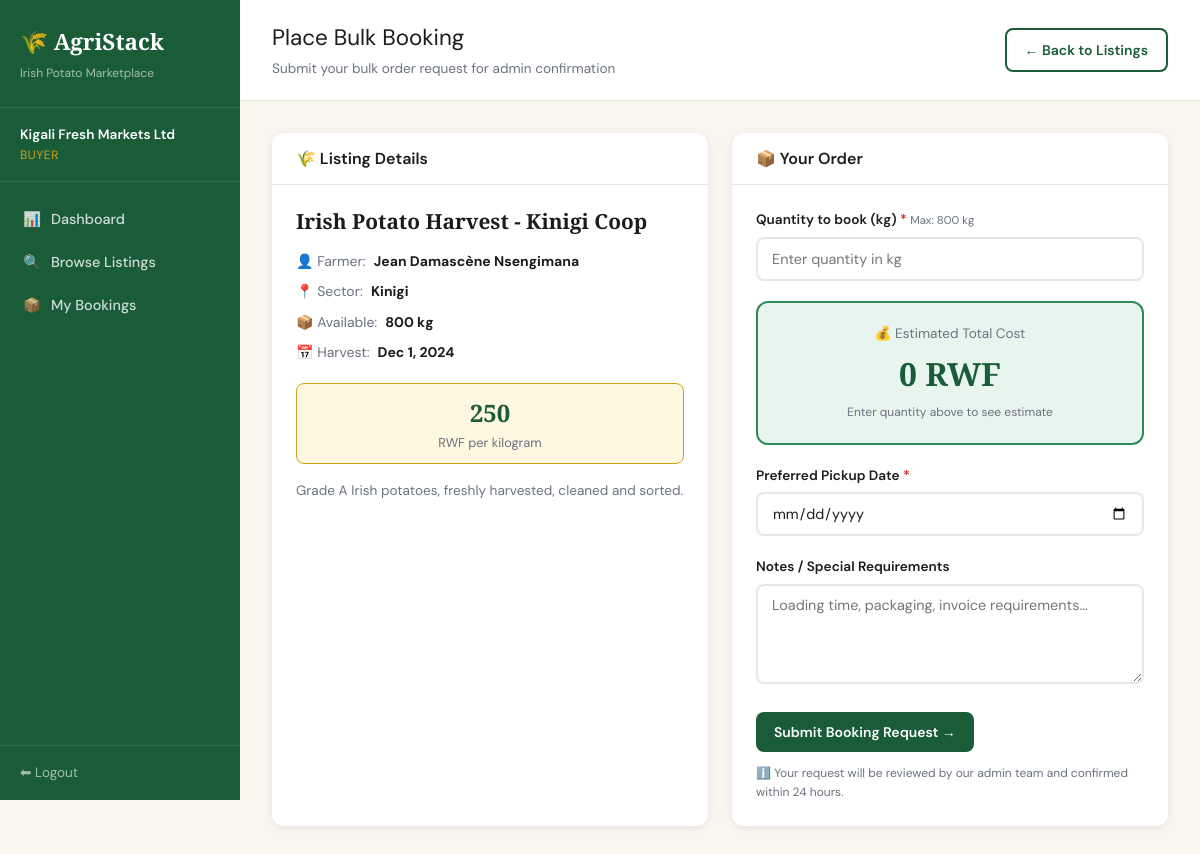
Screenshot of /buyer/book?id=1 (signed in) with the database file from the repository.
### tables this page shows
CREATE TABLE listings (
    id              INT AUTO_INCREMENT PRIMARY KEY,
    farmer_id       INT NOT NULL,
    title           VARCHAR(200) NOT NULL DEFAULT 'Irish Potato Harvest',
    quantity_kg     DECIMAL(10,2) NOT NULL,
    price_per_kg    DECIMAL(10,2) NOT NULL,
    pickup_sector   VARCHAR(100) NOT NULL,
    harvest_date    DATE NOT NULL,
    description     TEXT,
    status          ENUM('pending','approved','rejected') NOT NULL DEFAULT 'pending',
    created_at      DATETIME NOT NULL DEFAULT CURRENT_TIMESTAMP,
    updated_at      DATETIME ON UPDATE CURRENT_TIMESTAMP,
    FOREIGN KEY (farmer_id) REFERENCES users(id) ON DELETE CASCADE
);

CREATE TABLE users (
    id          INT AUTO_INCREMENT PRIMARY KEY,
    name        VARCHAR(150) NOT NULL,
    email       VARCHAR(150) NOT NULL UNIQUE,
    password    VARCHAR(255) NOT NULL,
    phone       VARCHAR(20),
    role        ENUM('farmer','buyer','admin') NOT NULL DEFAULT 'farmer',
    sector      VARCHAR(100),
    is_active   TINYINT(1) NOT NULL DEFAULT 1,
    created_at  DATETIME NOT NULL DEFAULT CURRENT_TIMESTAMP
);

### app/controllers/BuyerController.php (called while the page is built, shortened)
<?php
require_once __DIR__ . '/../models/ListingModel.php';
class BuyerController {
    private ListingModel $listingModel;
    public function __construct() {
        $this->listingModel = new ListingModel();
    }
    public function bookForm(): void {
        $listingId = (int)($_GET['id'] ?? 0);
        $listing   = $this->listingModel->getById($listingId);
        require_once __DIR__ . '/../views/buyer/book.php';
    }
}

### index.php (called while the page is built, shortened)
<?php
require_once __DIR__ . '/app/core/Database.php';
require_once __DIR__ . '/app/core/helpers.php';
$requestUri  = $_SERVER['REQUEST_URI'];
$scriptName  = dirname($_SERVER['SCRIPT_NAME']);
$path        = str_replace($scriptName, '', $requestUri);
$path        = strtok($path, '?');
$path        = rtrim($path, '/') ?: '/';
$routes = [
    'GET' => [
        '/'                        => ['AuthController',    'index'],
        '/login'                   => ['AuthController',    'loginForm'],
        '/register'                => ['AuthController',    'registerForm'],
        '/logout'                  => ['AuthController',    'logout'],
        '/farmer/dashboard'        => ['FarmerController',  'dashboard'],
        '/farmer/listings'         => ['FarmerController',  'listings'],
        '/farmer/listings/create'  => ['FarmerController',  'createForm'],
        '/farmer/listings/edit'    => ['FarmerController',  'editForm'],
        '/farmer/listings/delete'  => ['FarmerController',  'delete'],
        '/farmer/bookings'         => ['FarmerController',  'bookings'],
        '/buyer/dashboard'         => ['BuyerController',   'dashboard'],
        '/buyer/listings'          => ['BuyerController',   'listings'],
        '/buyer/book'              => ['BuyerController',   'bookForm'],
        '/buyer/bookings'          => ['BuyerController',   'bookings'],
        '/admin/dashboard'         => ['AdminController',   'dashboard'],
        '/admin/listings'          => ['AdminController',   'listings'],
        '/admin/listings/approve'  => ['AdminController',   'approveListing'],
        '/admin/listings/reject'   => ['AdminController',   'rejectListing'],
        '/admin/bookings'          => ['AdminController',   'bookings'],
        '/admin/bookings/advance'  => ['AdminController',   'advanceBooking'],
        '/admin/users'             => ['AdminController',   'users'],
        '/admin/users/toggle'      => ['AdminController',   'toggleUser'],
        '/admin/audit-log'         => ['AdminController',   'auditLog'],
    ],
    'POST' => [
        '/login'                   => ['AuthController',    'login'],
        '/register'                => ['AuthController',    'register'],
        '/farmer/listings/create'  => ['FarmerController',  'create'],
        '/farmer/listings/edit'    => ['FarmerController',  'edit'],
        '/buyer/book'              => ['BuyerController',   'book'],
    ],
];
$method = $_SERVER['REQUEST_METHOD'];
$route  = $routes[$method][$path] ?? null;
[$controllerName, $action] = $route;
$controller = new $controllerName();
$controller->$action();

### app/core/Database.php (called while the page is built, shortened)
<?php
class Database {
    private static $instance = null;
    private $conn;
    private function __construct() {
        $this->conn = new mysqli(DB_HOST, DB_USER, DB_PASS, DB_NAME, DB_PORT);
        $this->conn->set_charset("utf8mb4");
    }
    public static function getInstance(): Database {
        if (self::$instance === null) {
            self::$instance = new Database();
        }
        return self::$instance;
    }
    public function query(string $sql, string $types = '', array $params = []): mysqli_result|bool {
        $stmt = $this->conn->prepare($sql);
        if ($types && $params) {
            $stmt->bind_param($types, ...$params);
        }
        $stmt->execute();
        $result = $stmt->get_result();
        return $result !== false ? $result : true;
    }
    public function fetchOne(string $sql, string $types = '', array $params = []): ?array {
        $result = $this->query($sql, $types, $params);
        if ($result instanceof mysqli_result) {
            $row = $result->fetch_assoc();
            return $row ?: null;
        }
        return null;
    }
}

### app/models/ListingModel.php (called while the page is built, shortened)
<?php
class ListingModel {
    private Database $db;
    public function __construct() {
        $this->db = Database::getInstance();
    }
    public function getById(int $id): ?array {
        return $this->db->fetchOne(
            "SELECT l.*, u.name as farmer_name, u.phone as farmer_phone, u.sector as farmer_sector
             FROM listings l JOIN users u ON l.farmer_id = u.id
             WHERE l.id = ?",
            'i', [$id]
        );
    }
}

### app/core/helpers.php (called while the page is built, shortened)
<?php
function e(mixed $val): string {
    return htmlspecialchars((string)$val, ENT_QUOTES, 'UTF-8');
}

### app/views/buyer/book.php (the view, shortened to what this page needs)
<?php $pageTitle = 'Book Listing'; require_once __DIR__ . '/../partials/header.php'; ?>
<div class="page-header">
  <div>
    <div class="page-title">Place Bulk Booking</div>
    <div class="page-subtitle">Submit your bulk order request for admin confirmation</div>
  </div>
  <a href="<?= BASE_URL ?>/buyer/listings" class="btn btn-outline">← Back to Listings</a>
</div>
<div class="page-body">
  <div style="display:grid;grid-template-columns:1fr 1fr;gap:24px;max-width:900px" class="booking-grid">
    <div class="card">
      <div class="card-header"><h3>🌾 Listing Details</h3></div>
      <div class="card-body">
        <h2 style="font-size:1.3rem;margin-bottom:16px"><?= e($listing['title']) ?></h2>
        <div class="listing-meta">
          <div class="listing-meta-item">👤 Farmer: <strong><?= e($listing['farmer_name']) ?></strong></div>
          <div class="listing-meta-item">📍 Sector: <strong><?= e($listing['pickup_sector']) ?></strong></div>
          <div class="listing-meta-item">📦 Available: <strong><?= number_format($listing['quantity_kg']) ?> kg</strong></div>
          <div class="listing-meta-item">📅 Harvest: <strong><?= date('M j, Y', strtotime($listing['harvest_date'])) ?></strong></div>
        </div>
        <div class="listing-price" style="margin-top:20px">
          <div class="price-value"><?= number_format($listing['price_per_kg']) ?></div>
          <div class="price-unit">RWF per kilogram</div>
        </div>
        <?php if ($listing['description']): ?>
        <p style="margin-top:16px;font-size:0.85rem"><?= e($listing['description']) ?></p>
        <?php endif; ?>
      </div>
    </div>
    <div class="card">
      <div class="card-header"><h3>📦 Your Order</h3></div>
      <div class="card-body">
        <form method="POST" action="<?= BASE_URL ?>/buyer/book">
          <div class="form-group">
            <label class="form-label" for="quantity_kg">
              Quantity to book (kg) <span class="req">*</span>
              <small style="font-weight:400;color:var(--text-muted)">Max: <?= number_format($listing['quantity_kg']) ?> kg</small>
            </label>
            <input class="form-control" type="number" id="quantity_kg" name="quantity_kg"
                   min="1" max="<?= $listing['quantity_kg'] ?>" step="0.01" required
                   placeholder="Enter quantity in kg">
          </div>
          <div class="price-estimator">
            <div class="est-label">💰 Estimated Total Cost</div>
            <div class="est-value" id="est-total">0 RWF</div>
            <div style="font-size:0.75rem;color:var(--text-muted);margin-top:4px">
              <span id="est-calc">Enter quantity above to see estimate</span>
            </div>
          </div>
          <div class="form-group">
            <label class="form-label" for="preferred_date">Preferred Pickup Date <span class="req">*</span></label>
            <input class="form-control" type="date" id="preferred_date" name="preferred_date" required
                   min="<?= date('Y-m-d') ?>">
          </div>
          <div class="form-group">
            <label class="form-label" for="notes">Notes / Special Requirements</label>
            <textarea class="form-control" id="notes" name="notes" placeholder="Loading time, packaging, invoice requirements..."></textarea>
          </div>
          <div class="form-actions">
            <button type="submit" class="btn btn-primary">Submit Booking Request →</button>
          </div>
          <p style="font-size:0.75rem;color:var(--text-muted);margin-top:12px">
            ℹ️ Your request will be reviewed by our admin team and confirmed within 24 hours.
          </p>
        </form>
      </div>
    </div>
  </div>
</div>
<?php require_once __DIR__ . '/../partials/footer.php'; ?>

### public/css/style.css (style rules this page uses)
:root { --green-dark: #1A5C38; --green-mid: #2E8B57; --green-light:#E8F5EE; --gold: #D4A017; --gold-light: #FFF8E1; --cream: #F9F5EF; --white: #FFFFFF; --text-dark: #1C1C1C; --text-muted: #6B7280; --red: #DC2626; --amber: #F59E0B; --blue: #2563EB; --border: #E5E7EB; --shadow: 0 2px 8px rgba(0,0,0,0.08); --shadow-md: 0 4px 16px rgba(0,0,0,0.12); --radius: 12px; --radius-sm: 8px; }
*, *::before, *::after { box-sizing: border-box; margin: 0; padding: 0; }
html { font-size: 16px; scroll-behavior: smooth; }
body { font-family: 'DM Sans', sans-serif; background: var(--cream); color: var(--text-dark); line-height: 1.6; min-height: 100vh; }
h1,h2,h3 { font-family: 'Playfair Display', serif; line-height: 1.2; }
h2 { font-size: clamp(1.2rem, 2.5vw, 1.6rem); }
h3 { font-family: 'DM Sans', sans-serif; font-size: 1.1rem; font-weight: 600; }
p { color: var(--text-muted); }
a { color: var(--green-mid); text-decoration: none; }
.page-header { background: var(--white); border-bottom: 1px solid var(--border); padding: 20px 32px; display: flex; align-items: center; justify-content: space-between; gap: 16px; flex-wrap: wrap; }
.page-title { font-size: 1.4rem; color: var(--text-dark); }
.page-subtitle { font-size: 0.85rem; color: var(--text-muted); margin-top: 2px; }
.page-body { padding: 32px; flex: 1; }
.card { background: var(--white); border-radius: var(--radius); box-shadow: var(--shadow); overflow: hidden; margin-bottom: 24px; }
.card-header { padding: 16px 24px; border-bottom: 1px solid var(--border); display: flex; align-items: center; justify-content: space-between; gap: 12px; flex-wrap: wrap; }
.card-header h3 { margin: 0; font-size: 1rem; color: var(--text-dark); }
.card-body { padding: 24px; }
.btn { display: inline-flex; align-items: center; gap: 6px; padding: 9px 18px; border-radius: var(--radius-sm); font-family: 'DM Sans', sans-serif; font-size: 0.875rem; font-weight: 600; cursor: pointer; border: none; text-decoration: none; transition: all 0.15s ease; min-height: 40px; white-space: nowrap; }
.btn-primary { background: var(--green-dark); color: #fff; }
.btn-outline { background: transparent; color: var(--green-dark); border: 2px solid var(--green-dark); }
.form-group { margin-bottom: 20px; }
.form-label { display: block; font-size: 0.85rem; font-weight: 600; color: var(--text-dark); margin-bottom: 6px; }
.form-label .req { color: var(--red); }
.form-control { width: 100%; padding: 10px 14px; border: 2px solid var(--border); border-radius: var(--radius-sm); font-family: 'DM Sans', sans-serif; font-size: 0.9rem; color: var(--text-dark); background: var(--white); transition: border-color 0.15s ease; min-height: 44px; }
textarea.form-control { min-height: 100px; resize: vertical; }
.form-actions { display: flex; gap: 12px; align-items: center; margin-top: 8px; }
.listing-meta { display: flex; flex-direction: column; gap: 8px; margin-bottom: 16px; }
.listing-meta-item { display: flex; align-items: center; gap: 8px; font-size: 0.875rem; color: var(--text-muted); }
.listing-meta-item strong { color: var(--text-dark); }
.listing-price { background: var(--gold-light); border: 1px solid var(--gold); border-radius: var(--radius-sm); padding: 10px 14px; text-align: center; margin-bottom: 16px; }
.listing-price .price-value { font-family: 'Playfair Display', serif; font-size: 1.5rem; color: var(--green-dark); font-weight: 700; }
.listing-price .price-unit { font-size: 0.8rem; color: var(--text-muted); }
.price-estimator { background: var(--green-light); border: 2px solid var(--green-mid); border-radius: var(--radius); padding: 20px; margin: 20px 0; text-align: center; }
.price-estimator .est-label { font-size: 0.85rem; color: var(--text-muted); margin-bottom: 4px; }
.price-estimator .est-value { font-family: 'Playfair Display', serif; font-size: 2rem; color: var(--green-dark); font-weight: 700; }

### rows the page displays
listings: title "Irish Potato Harvest - Kinigi Coop", farmer.name "Jean Damascène Nsengimana", pickup_sector "Kinigi", quantity_kg "800", harvest_date "Dec 1, 2024", price_per_kg "250", description "Grade A Irish potatoes, freshly harvested, cleaned and sorted."

### other values shown
$u['name'] "Kigali Fresh Markets Ltd"
$role "BUYER"
$item['icon'] "📊"
$item['label'] "Dashboard"
$item['icon'] "🔍"
$item['label'] "Browse Listings"
$item['icon'] "📦"
$item['label'] "My Bookings"
